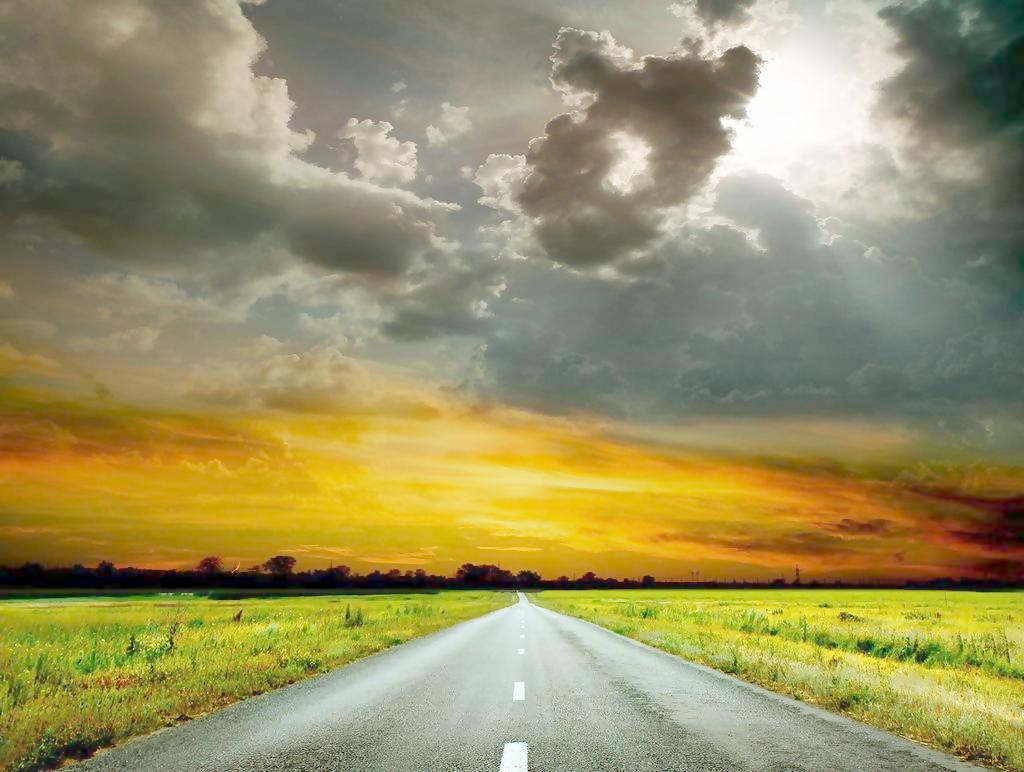
#> input picture DEMO.jpg, 1024 x 772 px
$ python 18_Edge.py
#> lines starting #> are read from the running program, lines starting #| are printed output that depends on the picture
#> further down, src is the input picture: shape (772, 1024, 3); mean B, G, R 98, 145.3, 153.3
# http://blog.csdn.net/gangzhucoll/article/details/78824590
# Canny边缘提取
# canny 算法五步骤
#         高斯模糊
#         灰度转换
#         计算梯度
#         非最大信号抑制
#         高低阈值输出二值图像
import cv2 as cv


def edge(img):
    # 高斯模糊,降低噪声
    blurred = cv.GaussianBlur(img, (3, 3), 0)
    # 灰度图像
    gray = cv.cvtColor(blurred, cv.COLOR_RGB2GRAY)
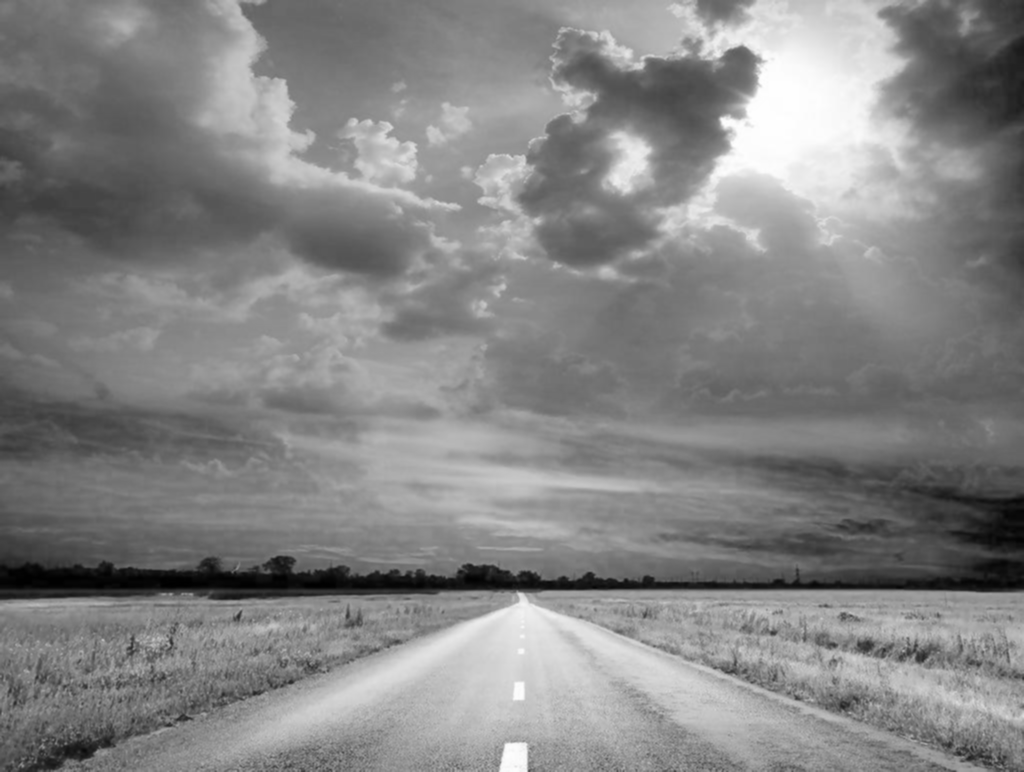
#> gray: shape (772, 1024); min 0, max 255, mean 132.1
    # 图像梯度
    xgrad = cv.Sobel(gray, cv.CV_16SC1, 1, 0)
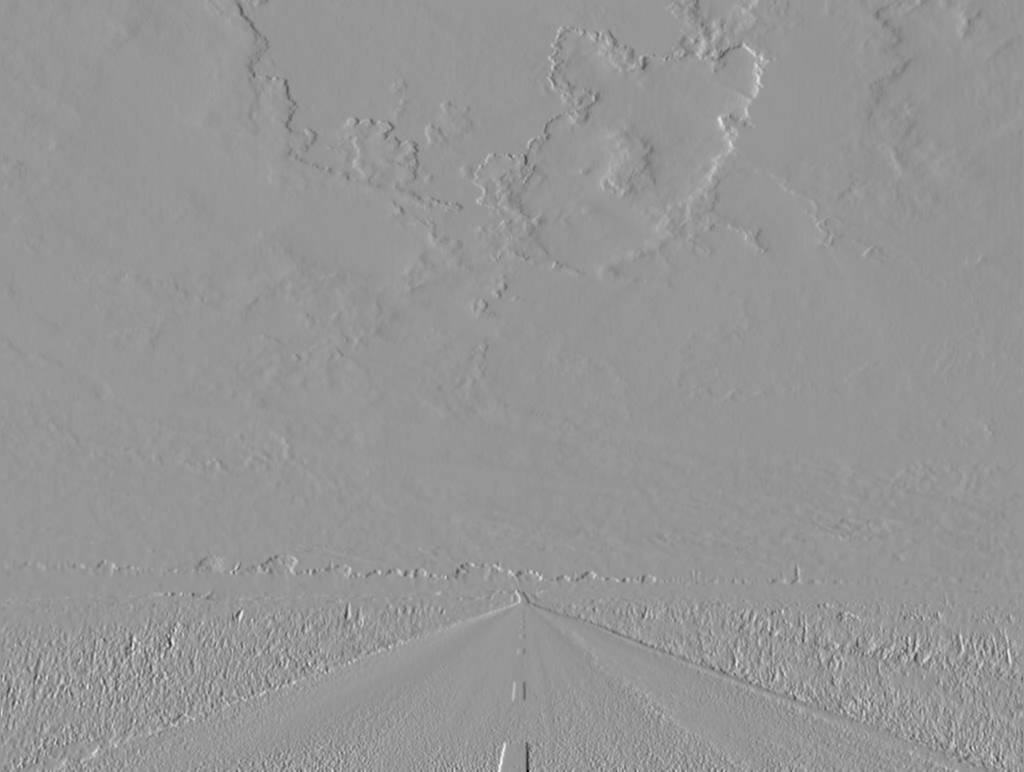
#> xgrad: shape (772, 1024) int16; min -520, max 364, mean -0.1; drawn with min black and max white
    ygrad = cv.Sobel(gray, cv.CV_16SC1, 0, 1)
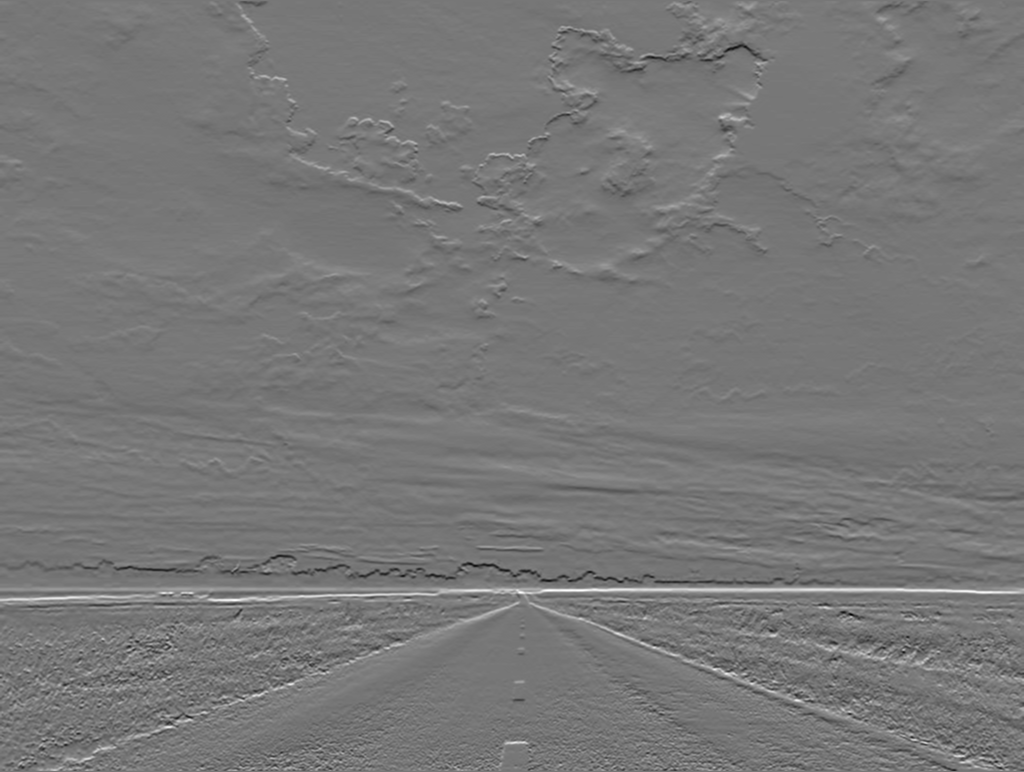
#> ygrad: shape (772, 1024) int16; min -370, max 418, mean -0.1; drawn with min black and max white
    # 计算边缘
    # 50和150参数必须符合1：3或者1：2
    edge_output = cv.Canny(xgrad, ygrad, 25, 75)
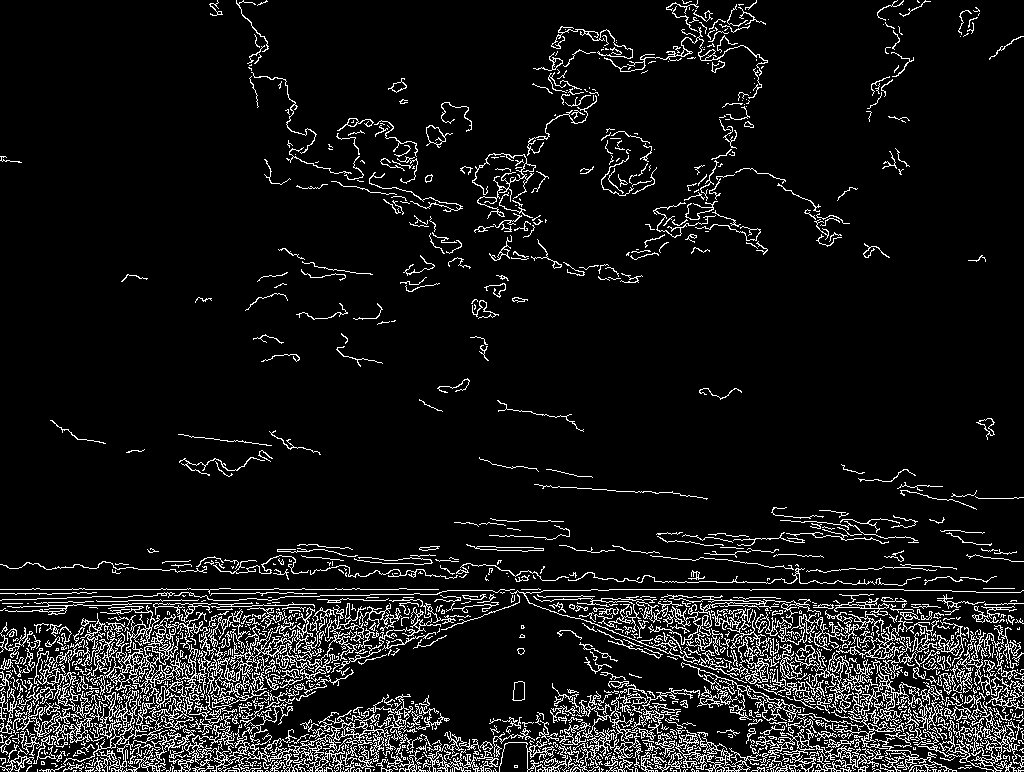
#> edge_output: shape (772, 1024); 8.5% white in thin lines or dots
    # 图一
    cv.imshow("edge", edge_output)

    dst = cv.bitwise_and(img, img, mask=edge_output)
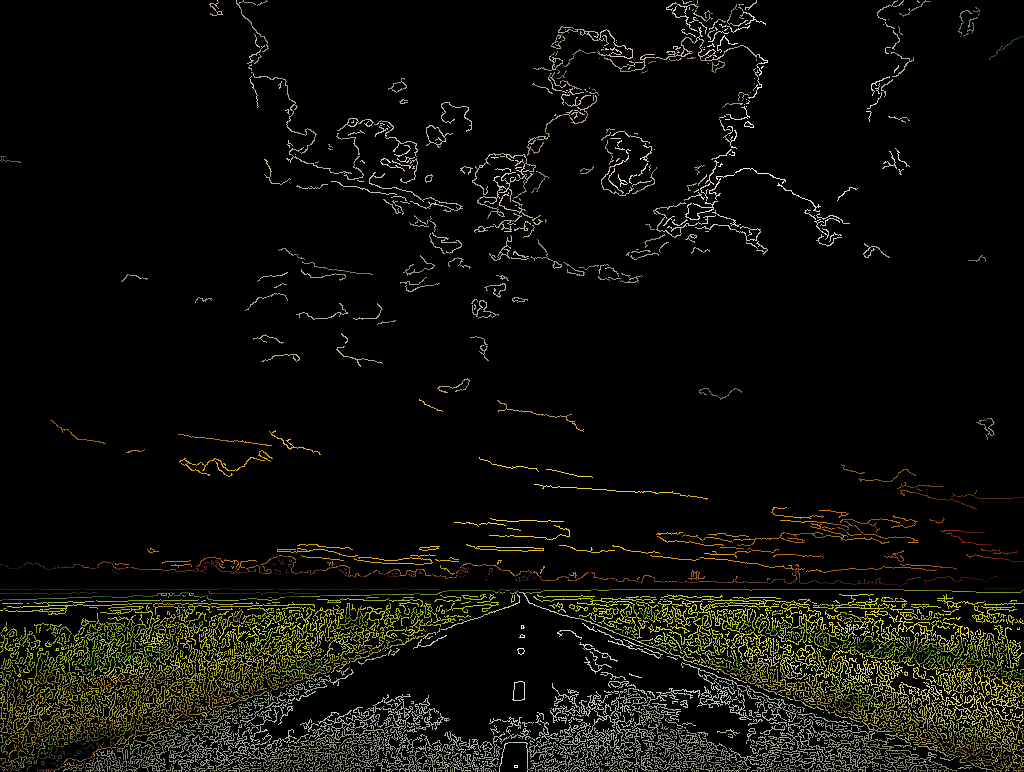
#> dst: shape (772, 1024, 3); mean B, G, R 7.9, 13.5, 13.6
    # 图二（彩色）
    cv.imshow('cedge', dst)


src = cv.imread('DEMO.jpg')
# 图三（原图）
cv.imshow('def', src)
edge(src)
cv.waitKey(0)
cv.destroyAllWindows()
